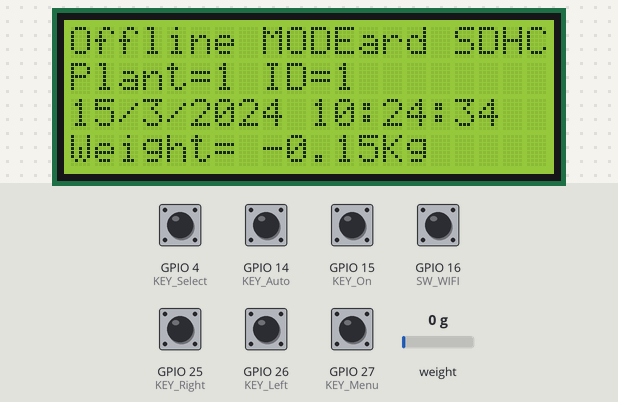
The sketch below on a simulated ESP8266 (NodeMCU). Shown: 20×4 character LCD. Inputs (shaded band) come from the test bench; at power-on: GPIO 4 (KEY_Select), GPIO 14 (KEY_Auto), GPIO 15 (KEY_On), GPIO 16 (SW_WIFI), GPIO 25 (KEY_Right), GPIO 26 (KEY_Left), GPIO 27 (KEY_Menu) HIGH, weight on the scale 0 g. The local clock reads 2024-03-15 10:24:30 at power-on unless the sketch sets it; storage starts empty.

Above: at 4.3 s.
4.4 s: GPIO 15 (KEY_On) pulled LOW for 0.15 s
At 5.4 s:
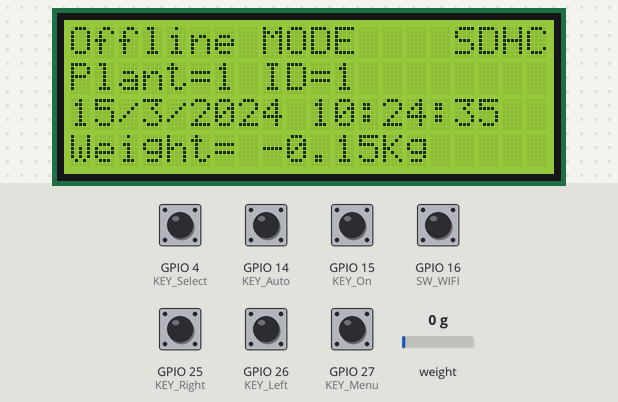
7.5 s: weight on the scale set to 100 g
At 8.7 s:
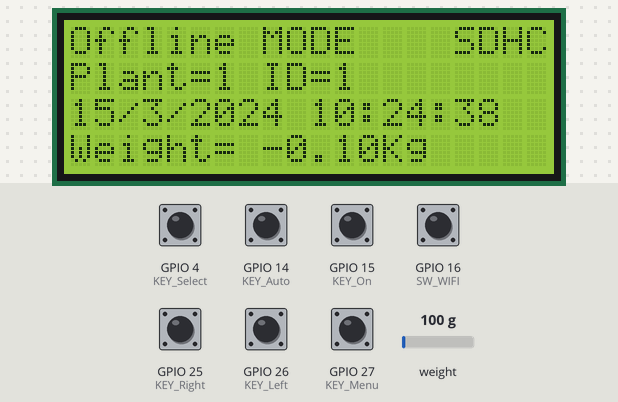
9.6 s: GPIO 14 (KEY_Auto) pulled LOW for 0.15 s
At 10.9 s:
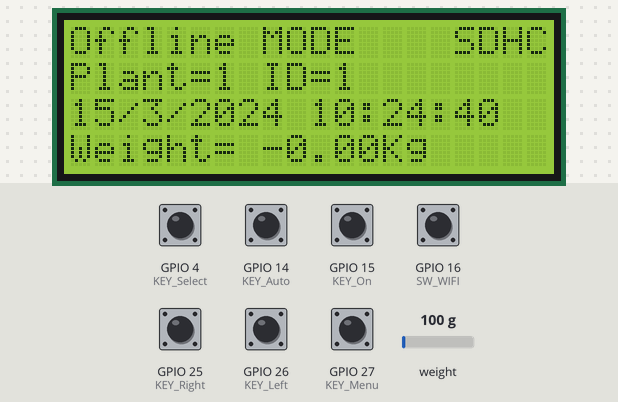
11.5 s: GPIO 25 (KEY_Right) pulled LOW for 0.15 s
At 12.4 s:
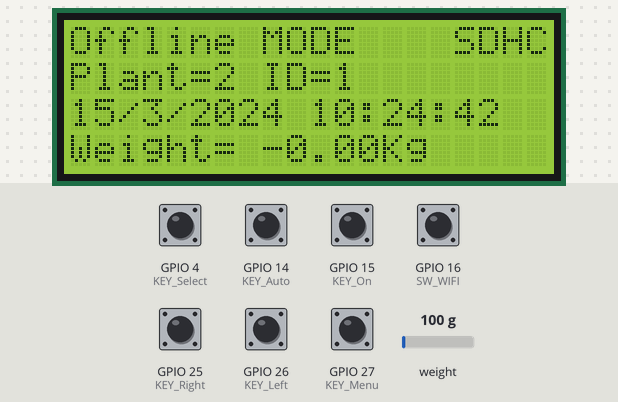
13.5 s: GPIO 4 (KEY_Select) pulled LOW for 0.15 s
At 14.5 s:
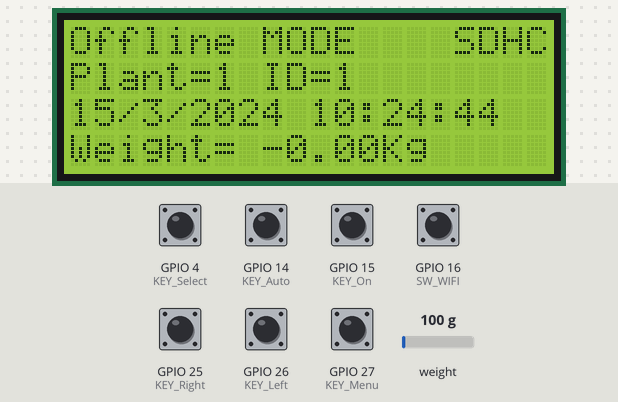
15.5 s: GPIO 27 (KEY_Menu) pulled LOW for 0.15 s
At 16.7 s:
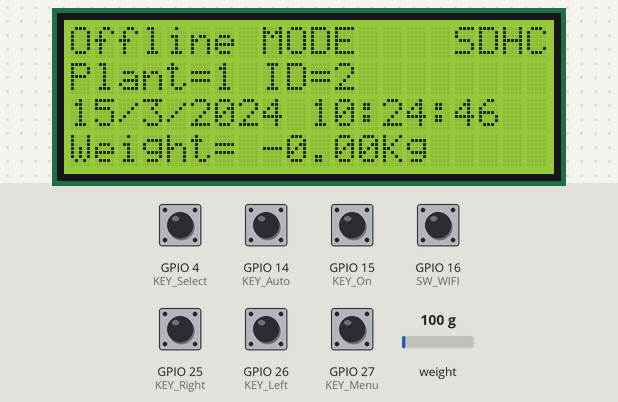
Timing chart, 0 to 18.5 s (numbered marks = the images above; inputs shaded):
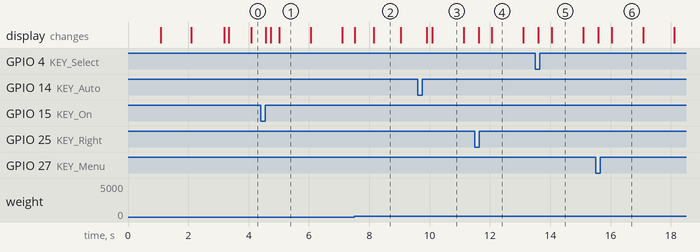

Measured:
- after the input at 4.4 s, the display: first changes after 0.16 s (image 1 shows a later state)
- what the display in image 3 shows lasts 1.0 s, from 10.1 s to 11.1 s

The sketch:

esp32_loadcell_lcd_ds_sd_key_server_off.ino
```cpp
/****************************
ESP32       |   Device and sensor
----------------------------
GPIO5       |   SD SS(D3)
GPIO23      |   SD MOSI(CMD)
GPIO18      |   SD SCK (CLK)
GPIO19      |   SD MOSO(DO)
----------------------------
GPIO33      |   HX711 DOUT
GPIO32      |   HX711 CLK
----------------------------
GPIO22      |   LCD and DS1307 I2C SCL
GPIO21      |   LCD and DS1307 I2C SDA
----------------------------
GPIO14      |   KEY_Auto
GPIO27      |   KEY_Menu
GPIO26      |   KEY_Left
GPIO25      |   KEY_Right
GPIO4       |   KEY_Select
GPIO15      |   KEY_On
----------------------------
GPIO16(rx2) |   SW ON/OFF WIFI
****************************/
#if defined(ESP8266)
#include <ESP8266WiFi.h>          //https://github.com/esp8266/Arduino
#else
#include <WiFi.h>          //https://github.com/esp8266/Arduino
#endif
//needed for library
#include <DNSServer.h>
#if defined(ESP8266)
#include <ESP8266WebServer.h>
#else
#include <WebServer.h>
#endif
#include <WiFiManager.h>         //https://github.com/tzapu/WiFiManager

#include <Wire.h>
#include <LiquidCrystal_I2C.h>
#include "RTClib.h"
#include "HX711.h"
#include "FS.h"
#include <SD.h>
#include <SPI.h>

#define zero_factor 46312
#define DOUT  33
#define CLK   32
#define DEC_POINT  2

#define KEY_Auto 14
#define KEY_Menu 27
#define KEY_Left 26
#define KEY_Right 25
#define KEY_Select 4
#define KEY_On 15

#define SW_WIFI 16

#define SERVER_PORT 80
//----------- weight ---------------------
float calibration_factor =87722.00;
float offset=0;
char daysOfTheWeek[7][12] = {"Sunday", "Monday", "Tuesday", "Wednesday", "Thursday", "Friday", "Saturday"};
int ID=1;
int plant=1;
float weight_zero=0.00;
String weight;
String str_host = "Host: www.100smartfarm.com\r\n\r\n";
String str_get  =" HTTP/1.1\r\n";
const char* host = "100smartfarm.com";
String url;

boolean lastState_KEY_Auto;
boolean lastState_KEY_Menu;
boolean lastState_KEY_Left;
boolean lastState_KEY_Right;
boolean lastState_KEY_Select;
boolean lastState_KEY_On;
//------------------------------------
HX711 scale(DOUT, CLK);
LiquidCrystal_I2C lcd(0x27, 20, 4);// Set the LCD address to 0x27 for a 20 chars and 4 line display //esp32 scl22 sda21
RTC_DS1307 rtc;
WiFiServer server(SERVER_PORT);     //เปิดใช้งาน TCP Port 80
WiFiClient client;              //ประกาศใช้  client
//------------ define function --------------------
float get_units_kg();
void writeFile(fs::FS &fs, const char * path, const char * message);
void appendFile(fs::FS &fs, const char * path, const char * message);
void Client_Request();
//------------------------------------------------

void setup()
{
  pinMode(KEY_Auto, INPUT_PULLUP);
  pinMode(KEY_Menu, INPUT_PULLUP);
  pinMode(KEY_Left, INPUT_PULLUP);
  pinMode(KEY_Right, INPUT_PULLUP);
  pinMode(KEY_Select, INPUT_PULLUP);
  pinMode(KEY_On, INPUT_PULLUP);
  pinMode(SW_WIFI, INPUT_PULLUP);

  lcd.begin();// initialize the LCD
  lcd.backlight();// Turn on the blacklight and print a message.
  delay(1000);

  lcd.setCursor(0, 0);
  lcd.print("Setup load cell     ");
  scale.set_scale(calibration_factor);
  scale.set_offset(zero_factor);
  delay(1000);

  lcd.setCursor(0, 0);
  lcd.print("Setup DS1307     ");
  if (! rtc.begin())
  {
    lcd.print("Couldn't find RTC");
    while (1);
  }
  if (! rtc.isrunning())
  {
    lcd.print("RTC is NOT running!");
    // following line sets the RTC to the date & time this sketch was compiled
  // rtc.adjust(DateTime(F(__DATE__), F(__TIME__)));
    // This line sets the RTC with an explicit date & time, for example to set
    // January 21, 2014 at 3am you would call:
     rtc.adjust(DateTime(2018, 3, 16, 22, 16, 0));
  }
  delay(1000);

  lcd.setCursor(0, 0);
  lcd.print("Setting SD Card     ");
  if(!SD.begin())
  {
    lcd.print("Card Mount Failed");
    delay(1000);
    return;
  }

  if ( digitalRead(SW_WIFI) == LOW )
  {
    lcd.setCursor(0, 0);
    lcd.print("Setting WIFI        ");
    WiFiManager wifiManager;
    wifiManager.autoConnect("100SmartFarm");
    delay(1000);
    lcd.setCursor(0, 0);
    lcd.print("IP:");
    lcd.print(WiFi.localIP());
  }
  else
  {
    lcd.setCursor(0, 0);
    lcd.print("Offline MODE");
  }

  lcd.setCursor(15, 0);
  uint8_t cardType = SD.cardType();
  if(cardType == CARD_NONE)
  {
      lcd.print(" NoSD");
      return;
  }
  if(cardType == CARD_MMC)
  {
      lcd.print(" MMC");
  }
  else if(cardType == CARD_SD)
  {
      lcd.print(" SDSC");
  }
  else if(cardType == CARD_SDHC)
  {
      lcd.print(" SDHC");
  }
  else
  {
      lcd.print(" UNKNOWN");
  }

}
//******************** Loop Function *****************************************
void loop()
{
//---------------------------- Set sero -------------------------------------
  if ( digitalRead(KEY_Auto) == LOW )
  {
    delay (50);
    if ((digitalRead(KEY_Auto) == LOW) &&( lastState_KEY_Auto==HIGH))
    {
      weight_zero=get_units_kg();
    }
  }
  lastState_KEY_Auto=digitalRead(KEY_Auto);
// --------------------------- Save data -----------------------------------
  if ( digitalRead(KEY_On) == LOW )
  {
    delay (50);
    if ((digitalRead(KEY_On) == LOW)&&( lastState_KEY_On==HIGH))
    {
      DateTime now = rtc.now();
      if ( digitalRead(SW_WIFI) == LOW )
      {
      //---------------------- server ------------------------------------
        url = "GET /admin/savedata.php?p_code=";
        url += plant;
        url += "&w_code=";
        url += ID;
        url += "&w_weight=";
        url += weight;
        url += "&w_time=";
        url += now.year();
        url += "-";
        url += now.month();
        url += "-";
        url += now.day();
        url += "%20";
        url += now.hour();
        url += ".";
        url += now.minute();
        Client_Request();
      }
      //---------------------- SD Card ----------------------------------
      lcd.setCursor(0, 0);
      lcd.print("Save to SD card");
      weight = String(get_units_kg(), DEC_POINT);

      String data_buffer;
      char date_time_file_name[50];
      char data_save_sd_card[100];
      data_buffer="/";
      data_buffer+=now.year();
      data_buffer+="-";
      data_buffer+=now.month();
      data_buffer+="-";
      data_buffer+=now.day();
      data_buffer+=".txt";
      data_buffer.toCharArray(date_time_file_name, 50);

      data_buffer="Plant=";
      data_buffer+=plant;
      data_buffer+=" ID=";
      data_buffer+=ID;
      data_buffer+=" Time=";
      data_buffer+=now.hour();
      data_buffer+=":";
      data_buffer+=now.minute();
      data_buffer+=" Weight=";
      data_buffer+=weight;
      data_buffer+= "Kg\r\n";
      data_buffer.toCharArray(data_save_sd_card, 100);
      appendFile(SD, date_time_file_name, data_save_sd_card);

      if ( digitalRead(SW_WIFI) == LOW )
      {
        lcd.setCursor(0, 0);
        lcd.print("IP:");
        lcd.print(WiFi.localIP());
      }
      else
      {
        lcd.setCursor(0, 0);
        lcd.print("Offline MODE   ");
      }
        uint8_t cardType = SD.cardType();
        if(cardType == CARD_NONE)
        {
          lcd.print(" NoSD");
          return;
        }
        if(cardType == CARD_MMC)
        {
          lcd.print(" MMC");
        }
        else if(cardType == CARD_SD)
        {
          lcd.print(" SDSC");
        }
        else if(cardType == CARD_SDHC)
        {
          lcd.print(" SDHC");
        }
        else
        {
          lcd.print(" UNKNOWN");
        }
      }

  }
   lastState_KEY_On=digitalRead(KEY_On);
//---------------------------Add ID --------------------------------------
  if (( digitalRead(KEY_Menu) == LOW ) &&( lastState_KEY_Menu==HIGH))
  {
    delay (50);
    if (digitalRead(KEY_Menu) == LOW)
    {
      ID++;
    }
  }
  lastState_KEY_Menu=digitalRead(KEY_Menu);
 //--------------------------Dec ID ---------------------------------------
  if (( digitalRead(KEY_Left) == LOW )&&( lastState_KEY_Left==HIGH) )
  {
    delay (50);
    if (digitalRead(KEY_Left) == LOW)
    {
      if (ID>1)
      {
        ID--;
      }
    }
  }
  lastState_KEY_Left=digitalRead(KEY_Left);
 // ------------------------Add Plant ------------------------------------
  if (( digitalRead(KEY_Right) == LOW ) &&( lastState_KEY_Right==HIGH) )
  {
    delay (50);
    if (digitalRead(KEY_Right) == LOW)
    {
      plant++;
    }
  }
  lastState_KEY_Right=digitalRead(KEY_Right);
 // ------------------------Dec Plant -----------------------------------
 if ( (digitalRead(KEY_Select) == LOW ) &&( lastState_KEY_Select==HIGH) )
  {
    delay (50);
    if (digitalRead(KEY_Select) == LOW)
    {
      if(plant>1)
      {
        plant--;
      }
    }
  }
    lastState_KEY_Select=digitalRead(KEY_Select);
 // -----------------------------------------
  lcd.setCursor(0, 1);
  lcd.print("Plant=");
  lcd.print(plant);
  lcd.print(" ID=");
  lcd.print(ID);
  lcd.print(" ");

  DateTime now = rtc.now();
  lcd.setCursor(0, 2);
  lcd.print(now.day(), DEC);
  lcd.print('/');
  lcd.print(now.month(), DEC);
  lcd.print('/');
  lcd.print(now.year(), DEC);
  lcd.print(' ');
  lcd.print(now.hour(), DEC);
  lcd.print(':');
  lcd.print(now.minute(), DEC);
  lcd.print(':');
  lcd.print(now.second(), DEC);
  lcd.print(' ');
  weight = String(get_units_kg(), DEC_POINT);
  lcd.setCursor(0, 3);
  lcd.print("Weight= ");
  lcd.print(weight);
  lcd.print("Kg   ");
}
//***************************** End loop ****************************
float get_units_kg()
{
  return((scale.get_units()*0.453592)-weight_zero)-0.15;
}

void writeFile(fs::FS &fs, const char * path, const char * message)
{
  lcd.setCursor(15, 0);
  lcd.print("Save");

  File file = fs.open(path, FILE_WRITE);
  if(!file)
  {
    lcd.setCursor(15, 0);
    lcd.print("Nopen");
    return;
  }
  if(file.print(message))
  {
    lcd.setCursor(15, 0);
    lcd.print("Saved");
  }
  else
  {
    lcd.setCursor(15, 0);
    lcd.print("Nsave");
  }
}
void appendFile(fs::FS &fs, const char * path, const char * message)
{
    lcd.setCursor(15, 0);
    lcd.print("Save");

    File file = fs.open(path, FILE_APPEND);
    if(!file){
        lcd.setCursor(15, 0);
    lcd.print("Nopen");
        return;
    }
    if(file.print(message)){
        lcd.setCursor(15, 0);
    lcd.print("Saved");
    } else {
        lcd.setCursor(15, 0);
    lcd.print("Nsave");
    }
}

void Client_Request()
{
    lcd.setCursor(0, 0);
    lcd.print("Save to Server   ");
    int cnt=0;
    while (!client.connect(host,80))  //เชื่อมต่อกับ Server และรอจนกว่าเชื่อมต่อสำเร็จ
    {
          delay(100);
          cnt++;
          if(cnt>50)                 //ถ้าหากใช้เวลาเชื่อมต่อเกิน 5 วินาที ให้ออกจากฟังก์ชั่น
          return;
    }
    lcd.setCursor(0, 0);
    lcd.print("Save to server OK   ");
    delay(500);
    client.print(url+str_get+str_host);       //ส่งคำสั่ง HTTP GET ไปยัง Server
    delay(100);
}
```
